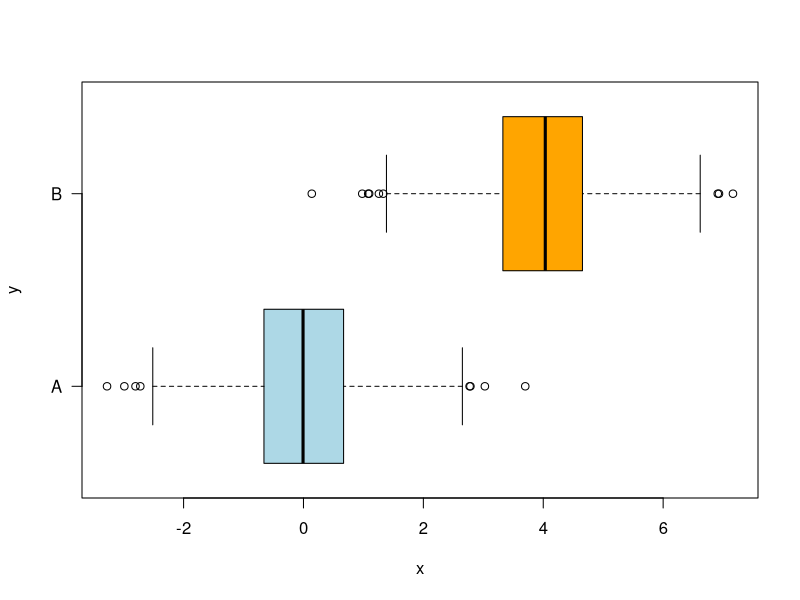
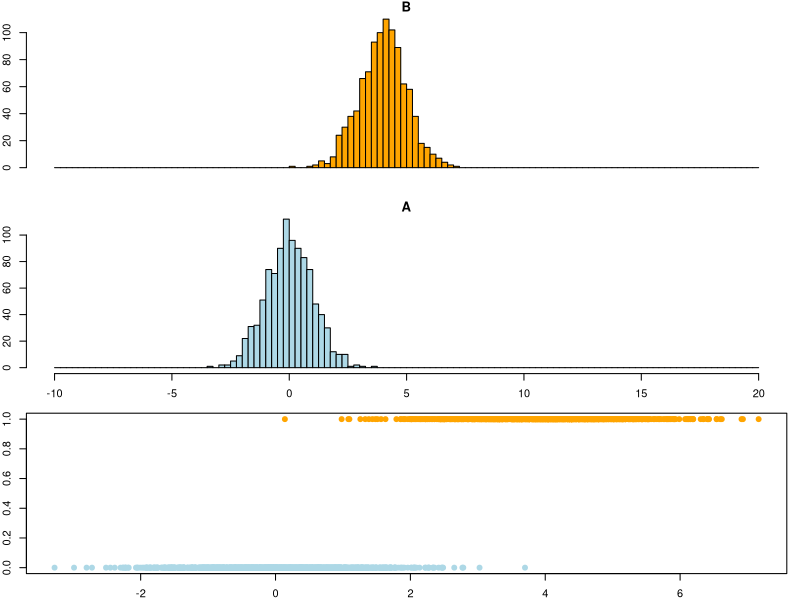

Generate these figures, in order, with R:
## ---- chunk 1
library(stats)                # Stats contains glm for logistic regression
library(MASS)                 # LDA and QDA

knitr::opts_chunk$set(echo = TRUE)
## ---- chunk 2

###
#
# prediction.metrics function -- to return a list with all the metrics values
#
# Based on R functions shared by faculty in Harvard data science class (2021). See references.
#
# Input: truth and predicted lists.
#
# Returns a list with:
# [1] OBS = Observations or truth cases
# [2] Accuracy. ACC = sum(truth == predicted) * 100/length(truth)
# [3] Sensitivity. TPR True Positive Rate = TP/(TP + FN) = TP/P
# [4] Specificity. TNR True Negative Rate = TN/(FP + TN) = TN/N
# [5] Precision. Positive Predictive Value. PPV = TP/(TP + FP)
# [6] Negative Predictive Value. NPV = TN/(TN + FN)
# [7] False Discovery Rate. FDR = FP/(TP + FP)
# [8] False Positive Rate. FPR = FP/(FP + TN) = FP/N
# [9] True Positives. TP = sum(truth == 1 & predicted == 1)
# [10] True Negatives. TN = sum(truth == 0 & predicted == 0)
# [11] False Positives. FP = sum(truth == 0 & predicted == 1)
# [12] False Negatives. FN = sum(truth == 1 & predicted == 0)
# [13] Positives. P = TP + FN  # total number positives in the truth data
# [14] Negatives. N = FP + TN  # total number of negatives
#
prediction.metrics = function(truth, predicted) {
    # same length:
    if (length(truth) != length(predicted)) {
        stop("truth and predicted must be same length!")
    }
    # check for missing values (we are going to compute metrics on non-missing
    # values only)
    bKeep = !is.na(truth) & !is.na(predicted)
    predicted = predicted[bKeep]
    truth = truth[bKeep]
    # only 0 and 1:
    if (sum(truth %in% c(0, 1)) + sum(predicted %in% c(0, 1)) != 2 * length(truth)) {
        stop("only zeroes and ones are allowed!")
    }
    # how predictions align against known training/testing outcomes: TP/FP=
    # true/false positives, TN/FN=true/false negatives
    TP = sum(truth == 1 & predicted == 1)
    TN = sum(truth == 0 & predicted == 0)
    FP = sum(truth == 0 & predicted == 1)
    FN = sum(truth == 1 & predicted == 0)
    P = TP + FN  # total number of positives in the truth data
    N = FP + TN  # total number of negatives
    # Add the following output to return (OAT 11/9/2021)
    OBS = length(truth)
    ACC = sum(truth == predicted)/length(truth)
    TPR = TP/P
    TNR = TN/N
    PPV = TP/(TP + FP)
    NPV = TN/(TN + FN)
    FDR = FP/(TP + FP)
    FPR = FP/N
    
    # Returned a named list
    output <- list(OBS=OBS, ACC=ACC, TPR=TPR, TNR=TNR, PPV=PPV, 
                   NPV=NPV, FDR=FDR, FPR=FPR, TP=TP, 
                   TN=TN, FP=FP, FN=FN, P=P, N=N)
    return(output)
}

print.the.metrics = function(metrics){
  cat(' OBS = ', metrics$OBS, '...................number of observations')
  cat('\n ACC = ', metrics$ACC, '..................Accuracy')
  cat('\n TPR = ', metrics$TPR, '..................True Positive Rate')
  cat('\n TNR = ', metrics$TNR, '..................True Negative Rate')
  cat('\n PPV = ', metrics$PPV, '..................Positive Predictive Value (Precision)')
  cat('\n NPV = ', metrics$NPV, '..................Negative Predictive Value')
  cat('\n FDR = ', metrics$FDR, '..................False Discover Rate')
  cat('\n FPR = ', metrics$FPR, '..................False Positive Rate')
  cat('\n TP  = ', metrics$FP, '..................True Positives')
  cat('\n TN  = ', metrics$TN, '..................True Negatives')
  cat('\n FP  = ', metrics$TN, '..................False Positives')
  cat('\n FN  = ', metrics$FN, '..................False Negatives')
  cat('\n P   = ', metrics$P, '..................Positives')
  cat('\n N   = ', metrics$N, '..................Negatives')

  
}
# Logistic regression
lgr.pred.ftn = function(formula, df.train, df.test){
  glm.fit <- glm(formula, data = df.train, family = binomial)
  glm.probs <- predict(glm.fit, newdata = df.test, type = "response")
  glm.pred <- rep(0, dim(df.test)[1])
  glm.pred[glm.probs>0.5]=1
  return(glm.pred)
}

# Linear Discriminant Analysis (LDA)
lda.pred.ftn = function(formula, df.train, df.test){
  lda.fit <- lda(formula, data = df.train)
  lda.pred <- predict(lda.fit, df.test)
  lda.class <- lda.pred$class
  return(lda.class)
}

# Quadratic Discriminant Analysis (QDA)
qda.pred.ftn = function(formula, df.train, df.test){
  qda.fit <- qda(formula, data = df.train)
  qda.pred <- predict(qda.fit, df.test)
  qda.class <- qda.pred$class
  return(qda.class)
}

## ---- chunk 3

# From Harvard data science class (see references at the end of this notebook)

set.seed(11)

N = 1000
mu = 4

# Our measuring variable is continuous, numeric...
# ...it has two Normal distribution waves
x <- c(rnorm(N), rnorm(N, mean=mu))

# Our outcome is categorical, A and B xxxx times each
# ...the idea is to match A and B to a number x
y <- rep(c("A", "B"), each=N)

# Make a data.frame with 1 and 0 values for Y
df <- data.frame(Y=ifelse(y=="A",0, 1), X=x)

## ---- chunk 4
set.seed(12321)

# Get 2:1 random sample ratio for Train:Test sets
sampleTrain <- sample(c(TRUE,FALSE,TRUE), nrow(df), rep=TRUE)
df.train <- df[sampleTrain,]
df.test <- df[!sampleTrain,]

## ---- chunk 5
# From Harvard data science class (see references)
boxplot(x~y, col=c("lightblue","orange"), horizontal=T, las=1)

# Now place a histogram on top of another histogram

oldpar <- par(mfrow=c(3, 1), mar=c(2,2,1,1))

breaks <- seq(-10, 20, by=0.25)

# Histogram for 'B'
hist(x[y=="B"], breaks=breaks, col='orange', main="B", xaxt='n')

# Histogram for 'A'
hist(x[y=="A"], breaks=breaks, col='lightblue', main="A")

plot(x, ifelse(y=="A", 0,1), breaks=breaks, col=ifelse(y=="A", "lightblue","orange"), pch=19)

par(oldpar)
## ---- chunk 6
##
#
# LDA from library{MASS}
#
##
lda.fit <- lda(Y~X, data = df.train)
summary(lda.fit)
## ---- chunk 7
lda.pred <- predict(lda.fit, df.test)

names(lda.pred)

## ---- chunk 8
##
#
# Continued based on ISLR 4.6.3 p.161-162
#
#

lda.class <- lda.pred$class

table(lda.class, df.test$Y)

mean(lda.class == df.test$Y)

## ---- chunk 9
##
#
# Based on functions from above
#

lda.pred <- lda.pred.ftn(Y~X, df.train, df.test)

lda.metrics <- prediction.metrics(df.test$Y, lda.pred)

print.the.metrics(lda.metrics)

## ---- chunk 10
##
#
# GLA from library{stats}
#
##
glm.fit <- glm(Y~X, data=df.train, family = binomial)
summary(glm.fit)
## ---- chunk 11
##
#
# predict{stats}
#
# Continued based on ISLR 4.6.2 p.156-158
#

# Get the probability that the device is located in Room #3
glm.probs <- predict(glm.fit, newdata = df.test, type = "response")

# Per ISLR, we need contrasts() and use the variable as a logical vector.
# Note, I already had converted Room as.factor
# contrasts(df$Y)

# Initiated glm.pred vector 
glm.pred = rep(0, dim(df.test)[1])
# Adjust the probability. Here is something one can play with after looking at the 'table' that follows
glm.pred[glm.probs>0.5]=1

## ---- chunk 12
##
#
# Continued based on ISLR 4.6.2 p.156-158
#
# Numbers outside of the diagonal are either false positives or false negatives
#

table(glm.pred, df.test$Y)

mean(glm.pred == df.test$Y)

## ---- chunk 13
##
#
# Based on functions from above
#

lgr.pred <- lgr.pred.ftn(Y~X, df.train, df.test)

lgr.metrics <- prediction.metrics(df.test$Y, lgr.pred)

print.the.metrics(lgr.metrics)

